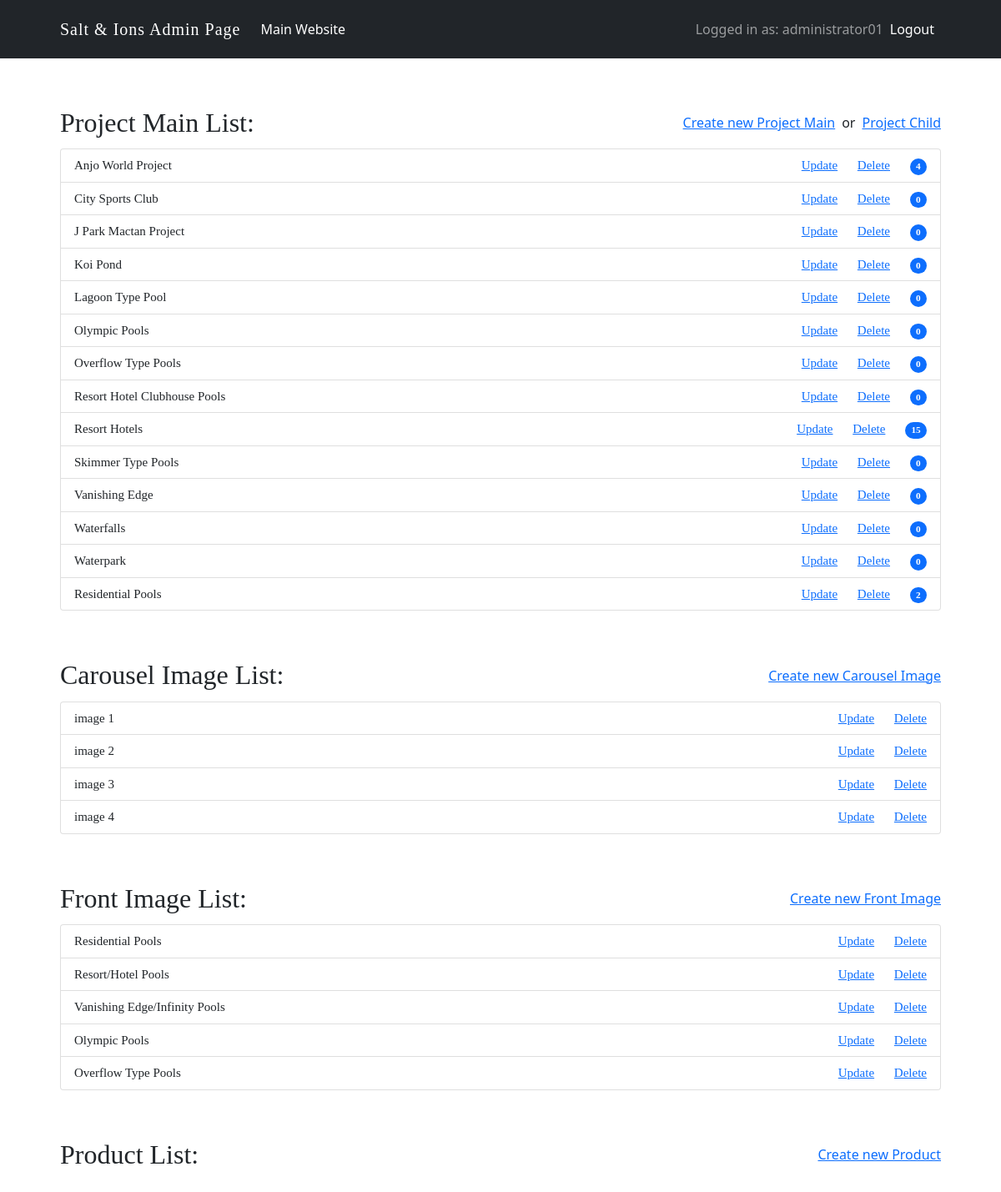
Before: /project_list/create/ (signed in) with the older database file.
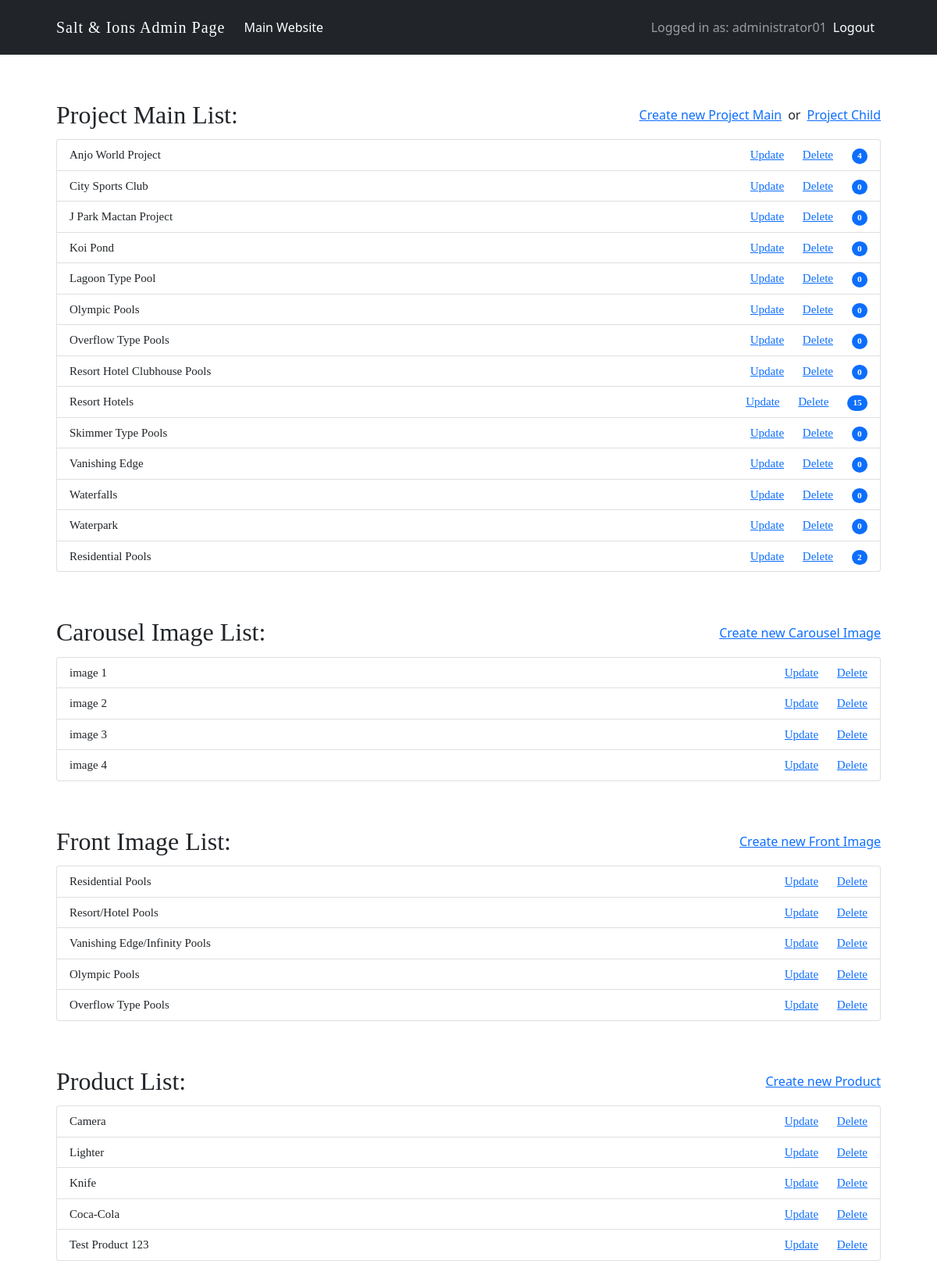
After: the same page with the newer database file.
### main_app/models.py (models this page shows, shortened)
class User(AbstractUser):
    pass

class ProjectMainModel(models.Model):
    project_main_name = models.CharField(max_length=60)
    project_main_image = models.ImageField(upload_to="project_images/main_images/", default="placeholder-image.png")

class CarouselModel(models.Model):
    carousel_name = models.CharField(max_length=60)
    carousel_image = models.ImageField(upload_to="project_images/carousel_images/", default="placeholder-image.png")

class FrontModel(models.Model):
    front_name = models.CharField(max_length=60)
    front_image = models.ImageField(upload_to="project_images/front_images/", default="placeholder-image.png")
    front_main = models.ForeignKey(ProjectMainModel, on_delete=models.CASCADE, related_name='front')

class ProductModel(models.Model):
    product_name = models.CharField(max_length=60)
    project_image = models.ImageField(upload_to="product_images/", default="placeholder-image.png")
    product_description = models.CharField(max_length=100)

### main_app/views.py (the view)
# urls.py: path('create/', create_page, name='create_page'),
@login_required
def create_page(request):
    project_main = ProjectMainModel.objects.all()
    carousel_items = CarouselModel.objects.all()
    front_items = FrontModel.objects.all()
    product_items = ProductModel.objects.all()
    context = {
        "project_main":project_main,
        "carousel_items":carousel_items,
        "front_items":front_items,
        "product_items":product_items,
    }
    return render(request, "main_app/project_create.html", context)

### main_app/templates/main_app/project_create.html
{% extends 'base_create.html' %} {% load static %} {% block content %}
<div class="create_main_wrapper">
  <div class="create_secondary_wrapper">
    <div class="container">
      <div class="create_title_wrapper">
        <h2 class="create_title">Project Main List:</h2>
        <div class="create_button_wrapper">
          <a href="{% url 'main_app:create_main' %}">Create new Project Main</a>
          <span class="create_separator">or</span>
          <a href="{% url 'main_app:create_child' %}">Project Child</a>
        </div>
      </div>
      <ul class="list-group">
        {% for project_main_item in project_main %}
        <li class="list-group-item d-flex justify-content-between align-items-center create_list">
          {{ project_main_item.project_main_name }}
          <div class="create_items_right_wrapper">
            <a class="create_items_right_separator" href="{% url 'main_app:update_main' project_main_item.pk %}">Update</a>
            <a class="create_items_right_separator" href="{% url 'main_app:delete_main' project_main_item.pk %}">Delete</a>
            <a class="create_items_right_separator" href="{% url 'main_app:create_main_detail' project_main_item.pk %}"><span class="badge bg-primary rounded-pill">{{ project_main_item.children.count }}</span></a>
          </div>
        </li>
        {% endfor %}
      </ul>
    </div>
  </div>
  <div class="create_secondary_wrapper">
    <div class="container">
      <div class="create_title_wrapper">
        <h2 class="create_title">Carousel Image List:</h2>
        <div class="create_button_wrapper">
          <a href="{% url 'main_app:create_carousel' %}">Create new Carousel Image</a>
        </div>
      </div>
      <ul class="list-group">
        {% for carousel_item in carousel_items %}
        <li class="list-group-item d-flex justify-content-between align-items-center create_list">
          {{ carousel_item.carousel_name }}
          <div class="create_items_right_wrapper">
            <a class="create_items_right_separator" href="{% url 'main_app:update_carousel' carousel_item.pk %}">Update</a>
            <a class="create_items_right_separator" href="{% url 'main_app:delete_carousel' carousel_item.pk %}">Delete</a>
          </div>
        </li>
        {% endfor %}
      </ul>
    </div>
  </div>
  <div class="create_secondary_wrapper">
    <div class="container">
      <div class="create_title_wrapper">
        <h2 class="create_title">Front Image List:</h2>
        <div class="create_button_wrapper">
          <a href="{% url 'main_app:create_front' %}">Create new Front Image</a>
        </div>
      </div>
      <ul class="list-group">
        {% for front_item in front_items %}
        <li class="list-group-item d-flex justify-content-between align-items-center create_list">
          {{ front_item.front_name }}
          <div class="create_items_right_wrapper">
            <a class="create_items_right_separator" href="{% url 'main_app:update_front' front_item.pk %}">Update</a>
            <a class="create_items_right_separator" href="{% url 'main_app:delete_front' front_item.pk %}">Delete</a>
          </div>
        </li>
        {% endfor %}
      </ul>
    </div>
  </div>
  <div class="create_secondary_wrapper">
    <div class="container">
      <div class="create_title_wrapper">
        <h2 class="create_title">Product List:</h2>
        <div class="create_button_wrapper">
          <a href="{% url 'main_app:create_product' %}">Create new Product</a>
        </div>
      </div>
      <ul class="list-group">
        {% for product_item in product_items %}
        <li class="list-group-item d-flex justify-content-between align-items-center create_list">
          {{ product_item.product_name }}
          <div class="create_items_right_wrapper">
            <a class="create_items_right_separator" href="{% url 'main_app:update_product' product_item.pk %}">Update</a>
            <a class="create_items_right_separator" href="{% url 'main_app:delete_product' product_item.pk %}">Delete</a>
          </div>
        </li>
        {% endfor %}
      </ul>
    </div>
  </div>
</div>
{% endblock content %}

### templates/base_create.html (shortened to what this page needs)
{% load static %}
<!DOCTYPE html>
<html lang="en">
<head>
    <link rel="stylesheet" href="{% static 'css/bootstrap-5.0.0-beta2-dist/css/bootstrap.min.css' %}">
    <link rel="stylesheet" href="{% static 'css/fontawesome/all.min.css' %}">
    <link rel="stylesheet" href="{% static 'css/fontawesome/fontawesome.min.css' %}">
    <link rel="stylesheet" href="{% static 'css/styles.css' %}">
</head>
<body>
    {% include 'navbar_create.html' %}
    {% block content %}{% endblock content %}
</body>
</html>

### templates/navbar_create.html (shortened to what this page needs)
{% load static %}
<nav class="navbar navbar-expand-lg navbar-dark bg-dark">
  <div class="container">
    {% if request.user.is_authenticated %}
    <a class="navbar-brand" href="{% url 'main_app:create_page' %}">Salt & Ions Admin Page</a>
    {% else %}
    <a class="navbar-brand" href="#">Salt & Ions Admin Page</a>
    {% endif %}
    <div class="collapse navbar-collapse" id="navbarNavDropdown">
      <ul class="navbar-nav me-auto">
        <li class="nav-item">
          <a class="nav-link active" aria-current="page" href="{% url 'landing_page' %}">Main Website</a>
        </li>
      </ul>
      <ul class="navbar-nav d-flex">
        {% if request.user.is_authenticated %}
        <span class="navbar-text">
          Logged in as: {{ request.user.username }}
        </span>
        <li class="nav-item">
          <a class="nav-link active" aria-current="page" href="{% url 'logout' %}">Logout</a>
        </li>
        {% else %}
        <li class="nav-item">
          <a class="nav-link active" aria-current="page" href="{% url 'login' %}">Login</a>
        </li>
      </ul>
      {% endif %}
    </div>
  </div>
</nav>

### static/css/styles.css (style rules this page uses)
html { scroll-behavior: smooth; }
.container { max-width: 1080px; }
.navbar { background-color: transparent; padding-top: 15px; padding-bottom: 15px; }
.navbar-brand { font-family: 'metropolis'; font-size: 20px; color: #fff; letter-spacing: 1px; }
.create_main_wrapper { padding-top: 23px; padding-bottom: 23px; }
.create_secondary_wrapper { padding-top: 23px; padding-bottom: 23px; }
.create_title_wrapper { display: flex; justify-content:space-between; }
.create_title { font-family: 'metropolis'; margin-top: 12px; margin-bottom: 12px; }
.create_button_wrapper { display: flex; align-items: center; }
.create_list { font-family: 'metropolis'; font-size: 15px; }
.create_separator { margin-left: 8px; margin-right: 8px; }
.create_items_right_separator { margin-left: 20px; }

Changed rows visible on the page:
added ProductModel: product_name "Camera"
added ProductModel: product_name "Lighter"
added ProductModel: product_name "Knife"
added ProductModel: product_name "Coca-Cola"
added ProductModel: product_name "Test Product 123"
